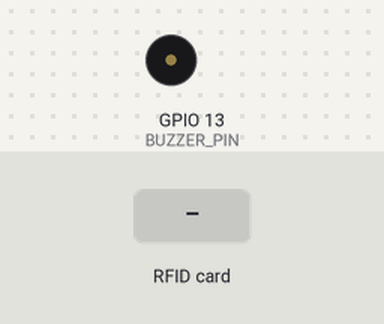
A sketch run on a simulated ESP32. Shown: buzzer (waves = sounding). The test bench sets the inputs (shaded band). WiFi joins after 1.5 s; servers stay silent unless stated; uploads are accepted with an empty reply; what the sketch prints to the serial monitor is not drawn.

Above: at 3.2 s.
3.3 s: RFID card 13 28 46 DA held to the reader
At 3.8 s:
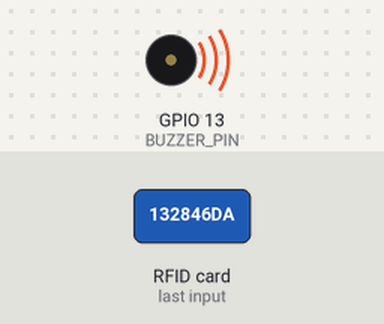
Timing chart, 0 to 6.3 s (numbered marks = the images above; inputs shaded):
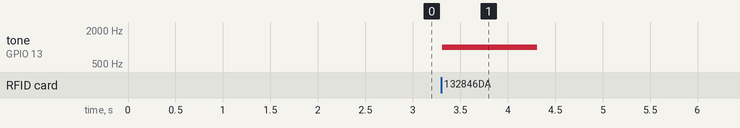

Measured:
- after the input at 3.3 s, tone on GPIO 13 (BUZZER_PIN): silent → 1000 Hz at once, → silent 1.0 s later

The sketch:

esp_32_code.ino
```cpp
#include <WiFi.h>
#include <HTTPClient.h>
#include <SPI.h>
#include <MFRC522.h>

#define SS_PIN 5    // RFID SS pin (D5)
#define RST_PIN 22  // RFID RST pin
#define BUZZER_PIN 13 // Buzzer pin

MFRC522 rfid(SS_PIN, RST_PIN);

const char* ssid = "WIFI_NAME";  // Replace with your WiFi SSID
const char* password = "PASSWORD";  // Replace with your WiFi password
const char* googleScriptURL = "APP_SCRIPT_LINK"; // Your Google Sheets API URL

void setup() {
    Serial.begin(115200);
    SPI.begin();
    rfid.PCD_Init();

    pinMode(BUZZER_PIN, OUTPUT);
    digitalWrite(BUZZER_PIN, LOW);

    WiFi.begin(ssid, password);
    Serial.print("Connecting to WiFi...");

    while (WiFi.status() != WL_CONNECTED) {
        delay(1000);
        Serial.print(".");
    }
    Serial.println("\nWiFi Connected!");
}

void loop() {
    if (!rfid.PICC_IsNewCardPresent()) return;
    if (!rfid.PICC_ReadCardSerial()) return;

    String uid = "";
    for (byte i = 0; i < rfid.uid.size; i++) {
        uid += String(rfid.uid.uidByte[i], HEX);
    }
    Serial.println("Tag UID: " + uid);

    // Use tone() instead of digitalWrite() for passive buzzer
    tone(BUZZER_PIN, 1000);  // 1000 Hz sound
    delay(1000);
    noTone(BUZZER_PIN);      // Stop sound

    sendToGoogleSheet(uid);

    delay(5000);
}


void sendToGoogleSheet(String uid) {
    String name = getNameFromUID(uid); // Get name from UID

    if (WiFi.status() == WL_CONNECTED) {
        HTTPClient http;
        String url = String(googleScriptURL) + "?name=" + name + "&uid=" + uid;  // Send both Name & UID
        http.begin(url);
        int httpResponseCode = http.GET();

        if (httpResponseCode > 0) {
            Serial.println("Data sent: " + name + " (" + uid + ")");
        } else {
            Serial.println("Error sending data");
        }

        http.end();
    } else {
        Serial.println("WiFi Disconnected");
    }
}

// Function to return a name based on the UID
String getNameFromUID(String uid) {
    if (uid == "132846da") return "Nandhu";
    if (uid == "19282a2") return "Red-eye";
    return "Unknown User";
}
```
